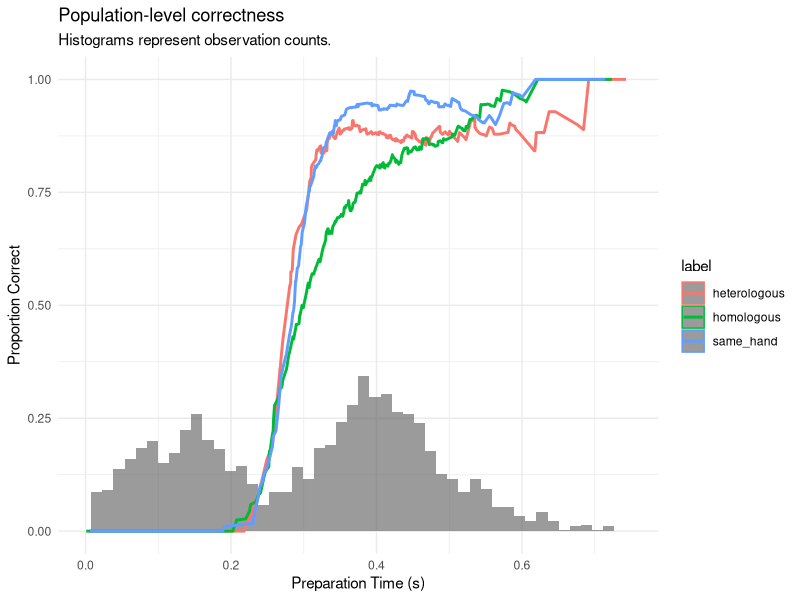
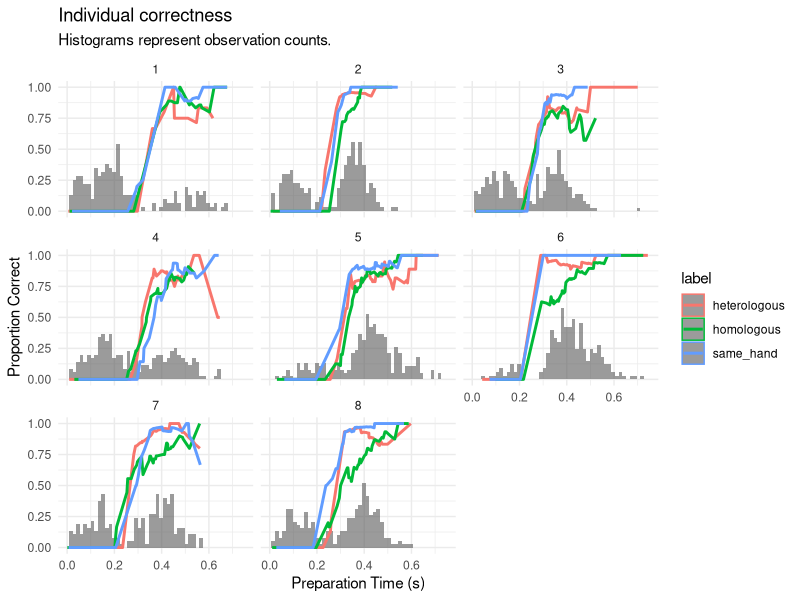
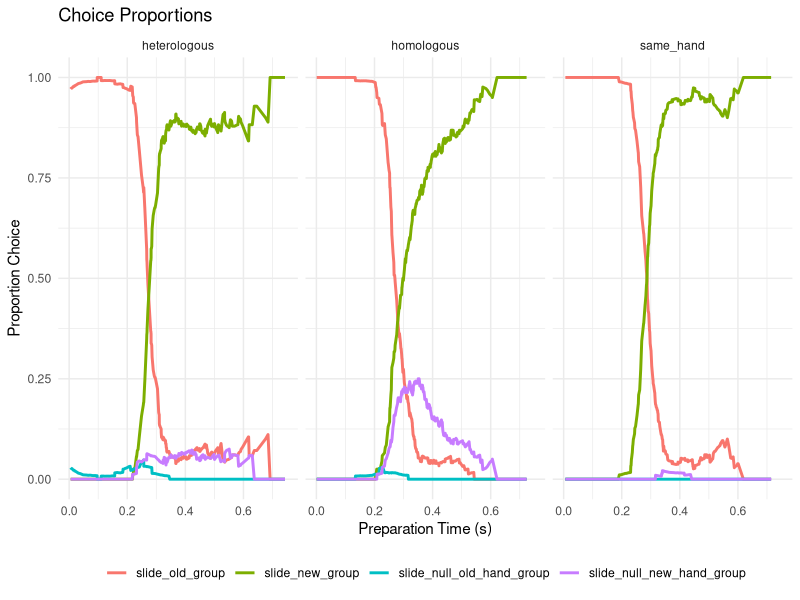
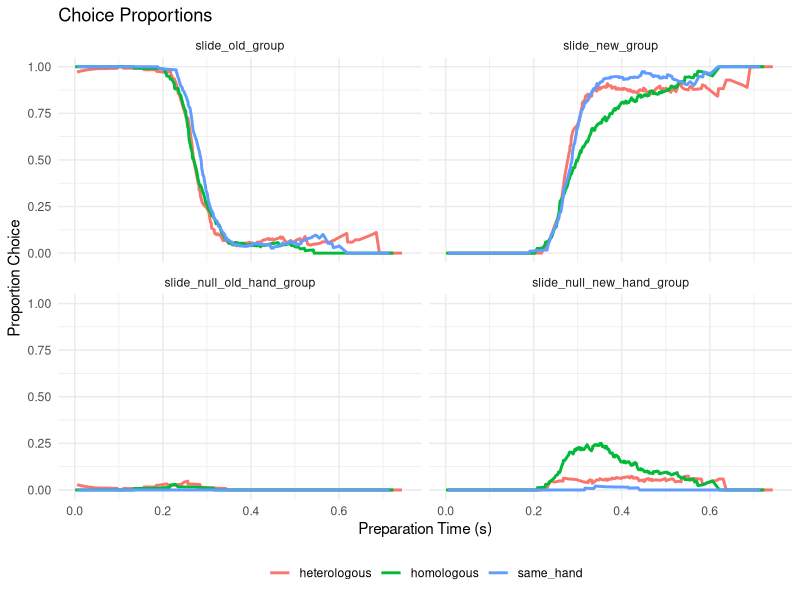
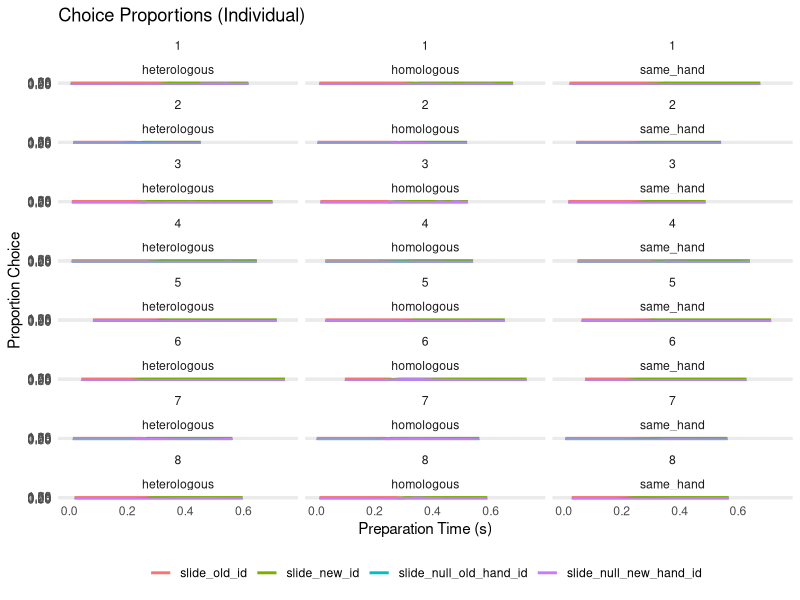

Source code (R) for these figures, in order:
## ---- chunk 1
knitr::opts_chunk$set(warning = FALSE, message = FALSE)

## ---- chunk 2
library(data.table)
library(ggplot2)
theme_set(theme_minimal())

slider <- function(x, y, window_size = 0.1) {
  out <- rep(NA, length(y))
  upper <- x + (window_size/2)
  lower <- x - (window_size/2)
  
  for (nn in seq(1, length(y))) {
    out[nn] <- mean(y[x <= upper[nn] & x >= lower[nn]], na.rm = TRUE)
  }
  out
}
## ---- chunk 3
dat <-  fread('extended_table.csv') # comes from matlab file write_extended_data.m
dat <- dat[real_prep_time > 0]
dat <- dat[first_image != second_image]
dat <- dat[!is.nan(first_press)]
dat[, 'first_hand' := ifelse(first_image > 5, 'right', 'left')]
dat[, 'second_hand' := ifelse(second_image > 5, 'right', 'left')]

fings <- c('pinky', 'ring', 'middle', 'index', 'thumb')
fingers <- data.frame(first_image = 1:10, finger1 = c(fings, rev(fings)))
dat <- merge(dat, fingers, by = 'first_image', sort = FALSE)
names(fingers) <- c('second_image', 'finger2')
dat <- merge(dat, fingers, by = 'second_image', sort = FALSE)

dat[, 'label' := ifelse(first_hand == second_hand, 'same_hand',
                        ifelse(finger1 == finger2, 'homologous', 'heterologous'))]
names(dat)[16:17] <- c('first_finger', 'second_finger')
## ---- chunk 4
dat[, 'slide_correct_group' := slider(real_prep_time, correct), by = c('label')]
dat[, 'slide_correct_id' := slider(real_prep_time, correct), by = c('label', 'id')]

ggplot(dat, aes(x = real_prep_time, y = slide_correct_group, colour = label)) +
  geom_histogram(data = dat, aes(x = real_prep_time, y = ..density../10, colour = NULL),
                 bins = 50, alpha = 0.6) +
  geom_line(size = 1) + 
  xlim(c(0, 0.75)) +
  labs(x = 'Preparation Time (s)',
       y = 'Proportion Correct',
       title = 'Population-level correctness',
       subtitle = 'Histograms represent observation counts.')

ggplot(dat, aes(x = real_prep_time, y = slide_correct_id, colour = label)) +
  geom_histogram(data = dat, aes(x = real_prep_time, y = ..density../10, colour = NULL),
               bins = 50, alpha = 0.6) +
  geom_line(size = 1) + 
  xlim(c(0, 0.75)) +
  labs(x = 'Preparation Time (s)',
       y = 'Proportion Correct',
       title = 'Individual correctness',
       subtitle = 'Histograms represent observation counts.') +
  facet_wrap(~id)


## ---- chunk 5
# choice
dat[, 'chose_old' := first_image == first_press]
dat[, 'chose_new' := second_image == first_press]
dat[, 'chose_null' := chose_old == chose_new] # chose neither old nor new (one of the other choices)
dat[, 'hand_choice' := ifelse(first_press > 5, 'right', 'left')]
dat[, 'chose_null_old_hand' := chose_null & (hand_choice == first_hand)]
dat[, 'chose_null_new_hand' := chose_null & !chose_null_old_hand]

dat[, 'slide_old_group' := slider(real_prep_time, chose_old), by = c('label')]
dat[, 'slide_new_group' := slider(real_prep_time, chose_new), by = c('label')]
dat[, 'slide_null_group' := slider(real_prep_time, chose_null), by = c('label')]
dat[, 'slide_null_old_hand_group' := slider(real_prep_time, chose_null_old_hand), by = c('label')]
dat[, 'slide_null_new_hand_group' := slider(real_prep_time, chose_null_new_hand), by = c('label')]

dat[, 'slide_old_id' := slider(real_prep_time, chose_old), by = c('label', 'id')]
dat[, 'slide_new_id' := slider(real_prep_time, chose_new), by = c('label', 'id')]
dat[, 'slide_null_id' := slider(real_prep_time, chose_null), by = c('label', 'id')]
dat[, 'slide_null_old_hand_id' := slider(real_prep_time, chose_null_old_hand), by = c('label', 'id')]
dat[, 'slide_null_new_hand_id' := slider(real_prep_time, chose_null_new_hand), by = c('label', 'id')]

## ---- chunk 6

tmp_dat <- dat[, c(4, 11, 18, 27:28, 30:31)]
tmp_dat <- melt(tmp_dat, id = c('id', 'label', 'real_prep_time'))

ggplot(tmp_dat, aes(x = real_prep_time, y = value, colour = variable)) + 
  geom_line(size = 1) + 
  xlim(c(0, 0.75)) +
  facet_wrap(~label) +
  labs(x = 'Preparation Time (s)',
       y = 'Proportion Choice',
       title = 'Choice Proportions') +
  theme(legend.position = "bottom") +
  guides(colour = guide_legend(title = NULL))

## ---- chunk 7
ggplot(tmp_dat, aes(x = real_prep_time, y = value, colour = label)) + 
  geom_line(size = 1) + 
  xlim(c(0, 0.75)) +
  facet_wrap(~variable) +
  labs(x = 'Preparation Time (s)',
       y = 'Proportion Choice',
       title = 'Choice Proportions') +
  theme(legend.position = "bottom") +
  guides(colour = guide_legend(title = NULL))
## ---- chunk 8
tmp_dat <- dat[, c(4, 11, 18, 32:33, 35:36)]
tmp_dat <- melt(tmp_dat, id = c('id', 'label', 'real_prep_time'))

ggplot(tmp_dat, aes(x = real_prep_time, y = value, colour = variable)) + 
  geom_line(size = 1) + 
  xlim(c(0, 0.75)) +
  facet_wrap(id~label, ncol = 3) +
  labs(x = 'Preparation Time (s)',
       y = 'Proportion Choice',
       title = 'Choice Proportions (Individual)') +
  theme(legend.position = "bottom") +
  guides(colour = guide_legend(title = NULL))
## ---- chunk 9

dat[,choice := ifelse(chose_old, 1, ifelse(chose_new, 2, ifelse(chose_null_old_hand, 3, 4)))]
dat$label <- as.factor(dat$label)
# m1 <- brm(choice ~ s(real_prep_time,by = label) + (1|id), 
#           family = categorical(), 
#           data = dat, 
#           chains = 3, 
#           cores = 3, 
#           iter = 2000)


